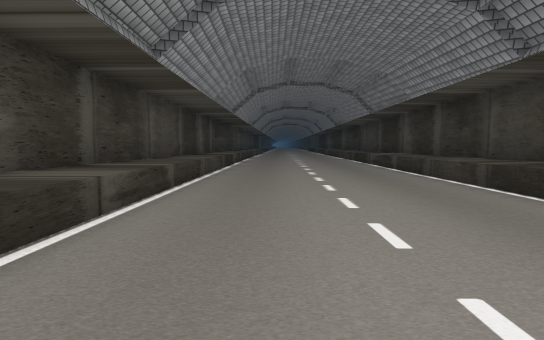
[1] (above)

16 first-person views from a walk through a scene from a Unity 3-D project. The camera is 1.3 m above the floor, tilts 4° down and sees 85° across. The floor is counted in squares, 2 m on a side. Each view is taken from the middle of a square. On the plan, view 1 faces up. The plan holds only what a view shows up to about 9 squares ahead; the rest is blank. The place goes on beyond the plan. Some surface patterns are stand-ins.

[2]
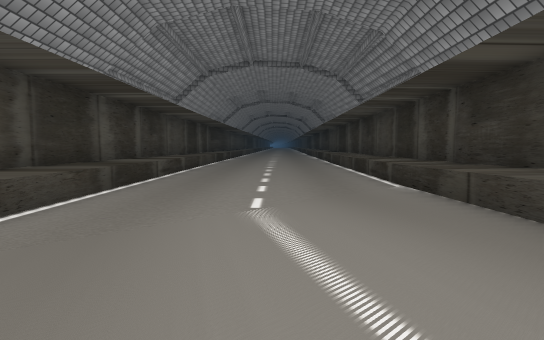

[3]
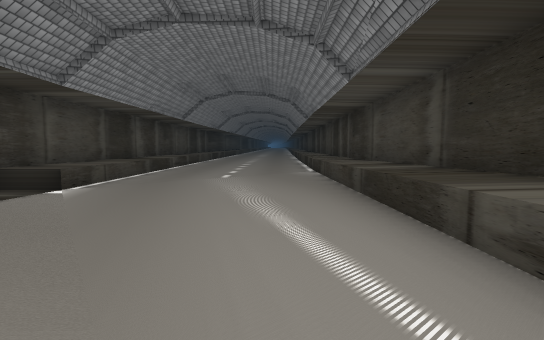

[4]
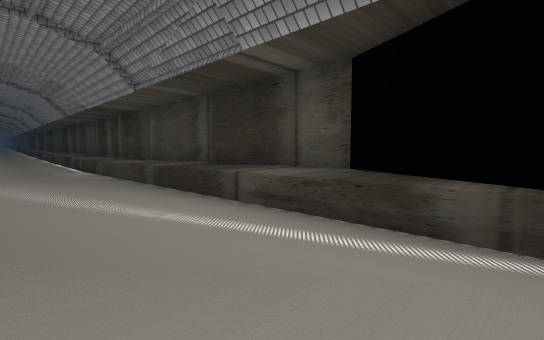

[5]
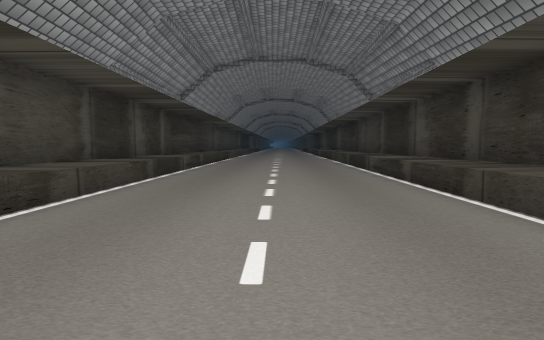

[6]
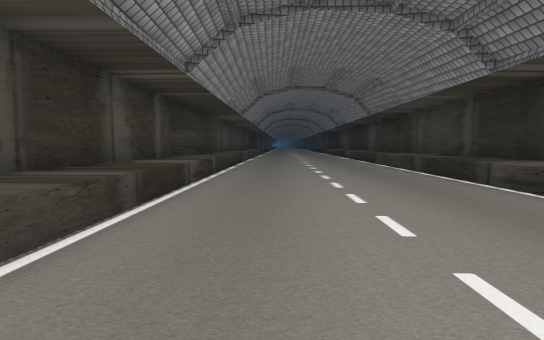

[7]
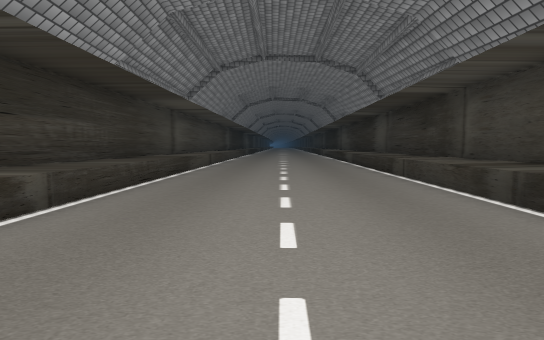

[8]
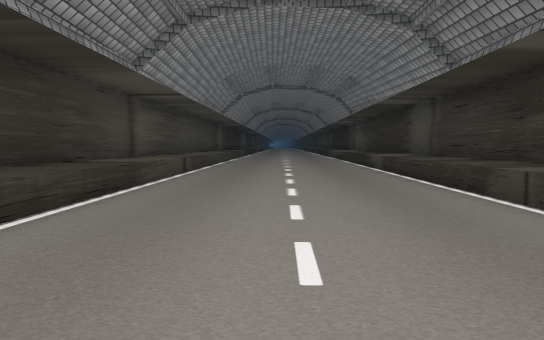

[9]
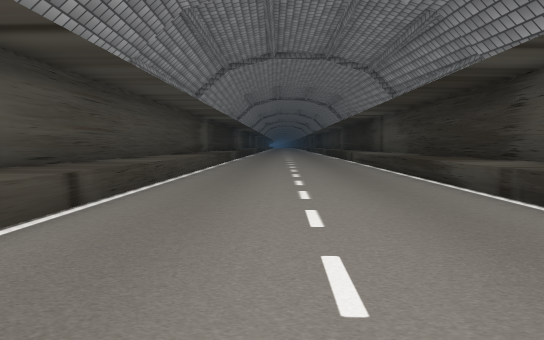

[10]
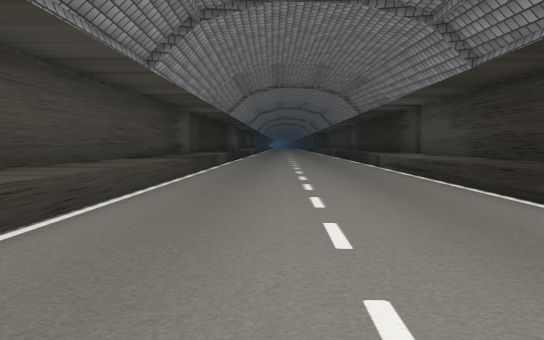

[11]
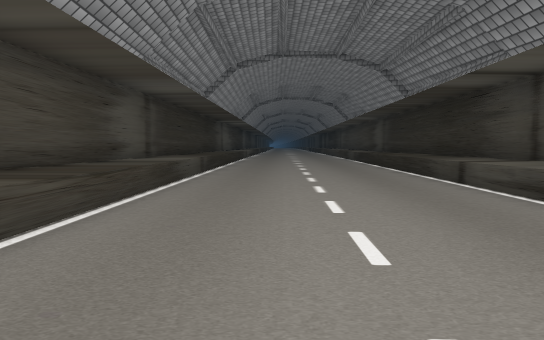

[12]
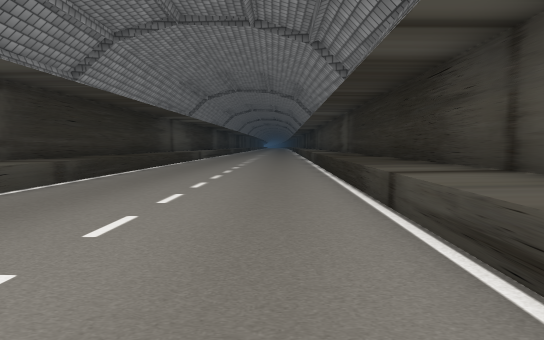

[13]
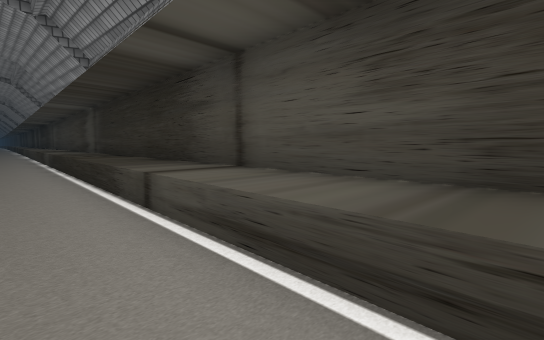

[14]
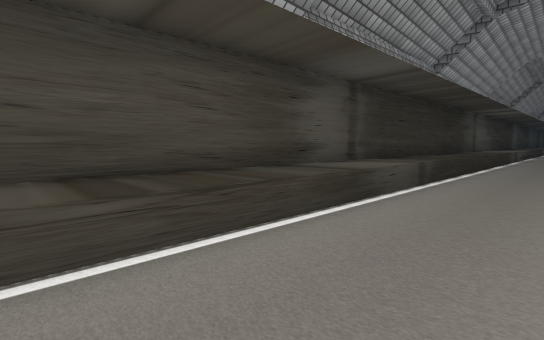

[15]
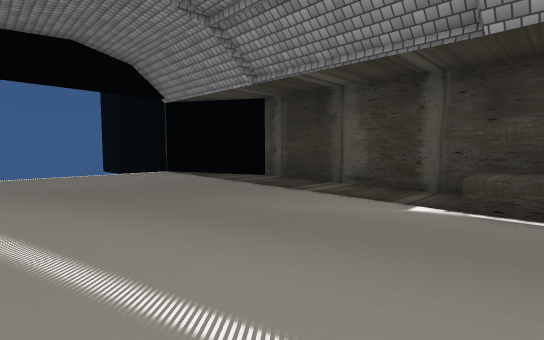

[16]
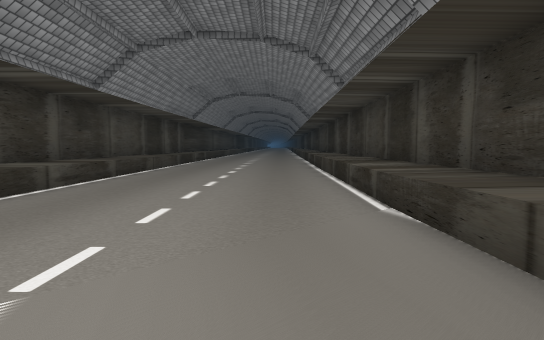

### Floor plan
Key: @ floor where view 1 was taken; # wall or solid block; . main floor; : floor 0.25 m higher than the main floor; + floor 0.5 m higher than the main floor; * floor 0.75 m higher than the main floor; = window, fence, low wall or low ledge; ^ raised ledge.
Columns run from 3 left of view 1 to 6 right of it. Each row starts with its distance up from view 1.
 35  ^^****=^#
 34  ^^*****^#
 33  ^^*****^#
 32  ^^*****^#
 31  ^^*****^#
 30  ^^*****^#
 29  ^^****=^#
 28  ^^*****^
 27  ^^*****^
 26  ^^++++^^
 25  ^^++++^^
 24  ^^++++^^
 23  ^^++++^^
 22  ^^++++^^
 21  ^^++++^^
 20  ^^++++^^
 19 #^+++++^^
 18 #^=++++^^
 17 #^:::::^^
 16 #^=::::^^
 15 #^:::::^^
 14 #^:::::^^
 13 #^:::::^^
 12 #^:::::^^
 11 #^=::::^^
 10 ^^:::::^^
  9 ^^=::::^#
  8 ^^:::::^#
  7 ^^:::::^#
  6 ^^.....^#
  5 ^^.....^#
  4 ^^.....^#
  3 ^^.....^#
  2 ^^.....^#
  1 ^^.....^#
  0 ^^.@...^#
 -1 ^^.....^#
 -2 ^^.....^#
 -3 #^.....^#
 -4 #=.....^#
 -5 #=.....^#
 -6 #=.....^#
 -7 # .....^#
 -8   .....#
 -9   .....#

Where each view was taken, in squares from view 1:
view 1: 0 up, 0 right, facing up
view 2: 4 down, 1 right, facing up
view 3: 8 down, 2 right, facing up
view 4: 9 down, 1 right, facing up-right
view 5: 3 up, 1 right, facing up
view 6: 6 up, 0 right, facing up
view 7: 10 up, 1 right, facing up
view 8: 13 up, 1 right, facing up
view 9: 17 up, 1 right, facing up
view 10: 20 up, 1 right, facing up
view 11: 24 up, 1 right, facing up
view 12: 26 up, 3 right, facing up
view 13: 26 up, 3 right, facing up-right
view 14: 26 up, 1 right, facing up-left
view 15: 2 down, 2 right, facing down-left
view 16: 2 down, 2 right, facing up
